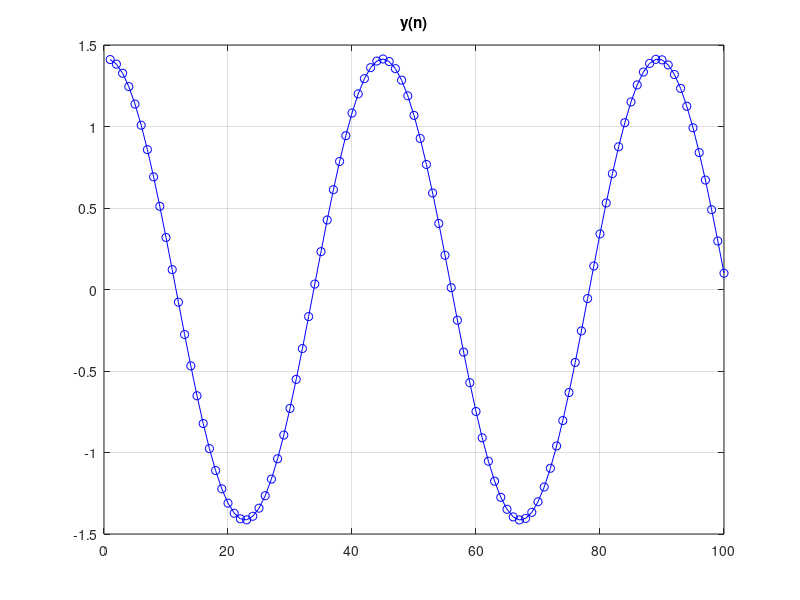
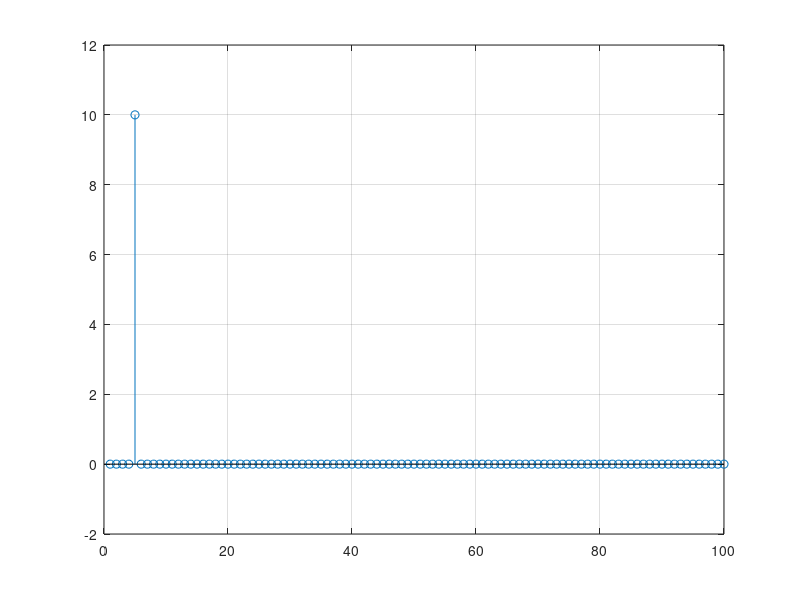
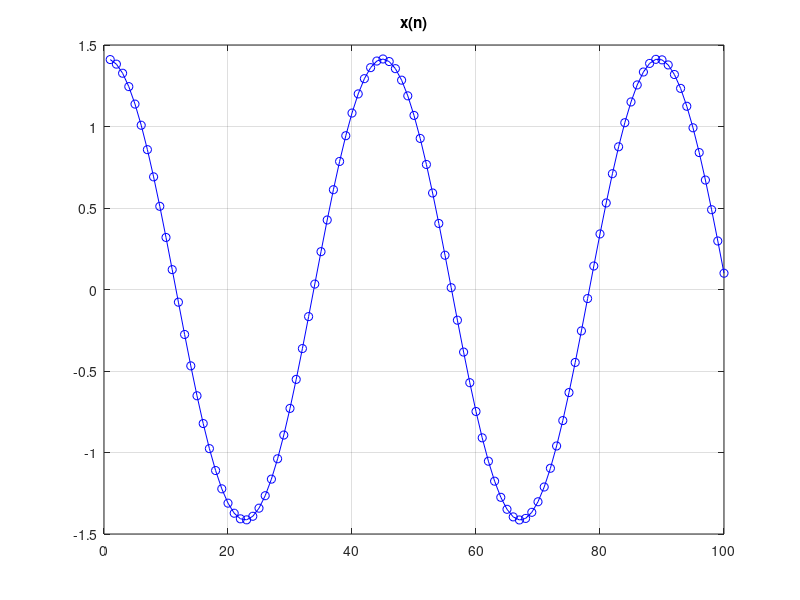

The MATLAB source for these figures, in order:
% cps03_trans.m
clear all; close all

% Orthogonal matrix for DCT-IV orthogonal transform
N = 100;                                  % wymiar macierzy kwadratowej, 25, 100
k = (0:N-1); n=(0:N-1);                   % k-kolumny/funkcje, n-wiersze/probki
S = sqrt(2/N)*cos(pi/N*(n'+1/2)*(k+1/2)); % macierz syntezy
A = S';                                   % macierz analizy: transpozycja i sprzezenie S

% S*A, pause  % sprawdzenie ortogonalnosci: macierz z jedynkami na przekatnej?
 
x1 = 10*A(:,5);                                  % sygnal #1                 
x2 = 20*A(:,10);                                 % sygnal #2
x3 = 30*sqrt(2/N)*cos(pi/N*(n'+1/2)*(15+1/2));   % sygnal #3
x4 = randn(N,1);                                 % sygnal #4
x = x1;                                          % wybor x1, x2, x3, x4, x1+x2, x1+x3, x1+x4 
figure; plot(x,'bo-'); title('y(n)'); grid;      % rysunek sygnalu wejsciowego
 
c = A*x;                 % analiza sygnalu: wyznaczenie wspolczynnikow transformacji
figure; stem(c); grid;   % pokazanie wspolczynnikow transformacji
%c(3) = 0;               % opcjonalne usuniecie 3-ciej skladowej sygnalu 
y = S*c;                 % synteza sygnalu: suma przeskalowanych funkcji bazowych
figure; plot(y,'bo-'); title('x(n)'); grid;       % rysunek sygnalu wyjsciowego
error = max(abs(x-y)),   % blad odtworzenia/rekonstrukcji sygnalu
